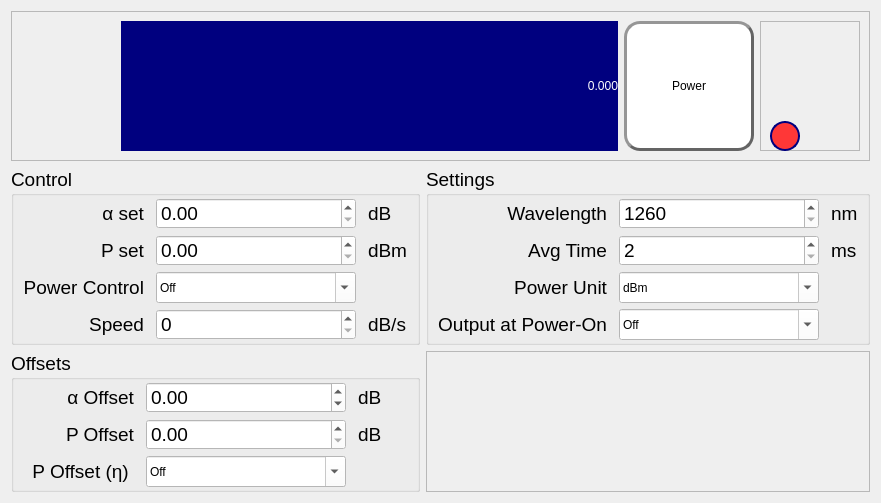
      <widget class="QWidget" name="tab_1">
       <property name="autoFillBackground">
        <bool>false</bool>
       </property>
       <attribute name="title">
        <string>Attenuator 1-&gt;2</string>
       </attribute>
       <layout class="QGridLayout" name="gridLayout_3">
        <item row="2" column="0">
         <widget class="QGroupBox" name="groupBox_3">
          <property name="font">
           <font>
            <pointsize>14</pointsize>
           </font>
          </property>
          <property name="title">
           <string>Offsets</string>
          </property>
          <layout class="QGridLayout" name="gridLayout_5">
           <property name="topMargin">
            <number>2</number>
           </property>
           <property name="bottomMargin">
            <number>2</number>
           </property>
           <property name="horizontalSpacing">
            <number>12</number>
           </property>
           <property name="verticalSpacing">
            <number>6</number>
           </property>
           <item row="0" column="0">
            <widget class="QLabel" name="label_19">
             <property name="maximumSize">
              <size>
               <width>150</width>
               <height>16777215</height>
              </size>
             </property>
             <property name="layoutDirection">
              <enum>Qt::LeftToRight</enum>
             </property>
             <property name="text">
              <string>&lt;p&gt;&amp;alpha; Offset&lt;/p&gt;</string>
             </property>
             <property name="alignment">
              <set>Qt::AlignRight|Qt::AlignTrailing|Qt::AlignVCenter</set>
             </property>
            </widget>
           </item>
           <item row="0" column="1">
            <widget class="QDoubleSpinBox" name="alpha_offset">
             <property name="minimumSize">
              <size>
               <width>200</width>
               <height>0</height>
              </size>
             </property>
             <property name="maximumSize">
              <size>
               <width>200</width>
               <height>16777215</height>
              </size>
             </property>
             <property name="styleSheet">
              <string notr="true">background-color: rgb(255, 255, 255);</string>
             </property>
             <property name="minimum">
              <double>-200.000000000000000</double>
             </property>
             <property name="maximum">
              <double>200.000000000000000</double>
             </property>
            </widget>
           </item>
           <item row="1" column="0">
            <widget class="QLabel" name="label_12">
             <property name="maximumSize">
              <size>
               <width>150</width>
               <height>16777215</height>
              </size>
             </property>
             <property name="text">
              <string>&lt;p&gt;&amp;Rho; Offset&lt;/p&gt;</string>
             </property>
             <property name="alignment">
              <set>Qt::AlignRight|Qt::AlignTrailing|Qt::AlignVCenter</set>
             </property>
            </widget>
           </item>
           <item row="0" column="2">
            <widget class="QLabel" name="label_15">
             <property name="maximumSize">
              <size>
               <width>50</width>
               <height>16777215</height>
              </size>
             </property>
             <property name="text">
              <string>dB</string>
             </property>
            </widget>
           </item>
           <item row="2" column="0">
            <widget class="QLabel" name="label_17">
             <property name="maximumSize">
              <size>
               <width>150</width>
               <height>16777215</height>
              </size>
             </property>
             <property name="text">
              <string>&lt;p&gt;&amp;Rho; Offset (&amp;eta;) &lt;/p&gt;</string>
             </property>
             <property name="alignment">
              <set>Qt::AlignRight|Qt::AlignTrailing|Qt::AlignVCenter</set>
             </property>
            </widget>
           </item>
           <item row="1" column="1">
            <widget class="QDoubleSpinBox" name="pwr_offset">
             <property name="minimumSize">
              <size>
               <width>200</width>
               <height>0</height>
              </size>
             </property>
             <property name="maximumSize">
              <size>
               <width>200</width>
               <height>16777215</height>
              </size>
             </property>
             <property name="styleSheet">
              <string notr="true">background-color: rgb(255, 255, 255);</string>
             </property>
            </widget>
           </item>
           <item row="1" column="2">
            <widget class="QLabel" name="label_16">
             <property name="maximumSize">
              <size>
               <width>50</width>
               <height>16777215</height>
              </size>
             </property>
             <property name="text">
              <string>dB</string>
             </property>
            </widget>
           </item>
           <item row="2" column="1">
            <widget class="QComboBox" name="pwr_n">
             <property name="minimumSize">
              <size>
               <width>200</width>
               <height>0</height>
              </size>
             </property>
             <property name="maximumSize">
              <size>
               <width>200</width>
               <height>16777215</height>
              </size>
             </property>
             <property name="styleSheet">
              <string notr="true">background-color: rgb(255, 255, 255);</string>
             </property>
             <property name="editable">
              <bool>true</bool>
             </property>
             <item>
              <property name="text">
               <string>Off</string>
              </property>
             </item>
             <item>
              <property name="text">
               <string>On</string>
              </property>
             </item>
            </widget>
           </item>
          </layout>
         </widget>
        </item>
        <item row="0" column="0" colspan="2">
         <widget class="QFrame" name="frame">
          <property name="sizePolicy">
           <sizepolicy hsizetype="Minimum" vsizetype="Preferred">
            <horstretch>0</horstretch>
            <verstretch>0</verstretch>
           </sizepolicy>
          </property>
          <property name="maximumSize">
           <size>
            <width>16777215</width>
            <height>150</height>
           </size>
          </property>
          <property name="autoFillBackground">
           <bool>false</bool>
          </property>
          <property name="frameShape">
           <enum>QFrame::StyledPanel</enum>
          </property>
          <property name="frameShadow">
           <enum>QFrame::Raised</enum>
          </property>
          <layout class="QHBoxLayout" name="horizontalLayout">
           <item>
            <spacer name="horizontalSpacer">
             <property name="orientation">
              <enum>Qt::Horizontal</enum>
             </property>
             <property name="sizeType">
              <enum>QSizePolicy::Fixed</enum>
             </property>
             <property name="sizeHint" stdset="0">
              <size>
               <width>100</width>
               <height>20</height>
              </size>
             </property>
            </spacer>
           </item>
           <item>
            <widget class="QLabel" name="main_disp_1">
             <property name="styleSheet">
              <string notr="true">color: rgb(255, 255, 255);
background-color: rgb(0, 0, 127);
font: 72pt &quot;MS Shell Dlg 2&quot;;</string>
             </property>
             <property name="text">
              <string>0.000</string>
             </property>
             <property name="alignment">
              <set>Qt::AlignRight|Qt::AlignTrailing|Qt::AlignVCenter</set>
             </property>
            </widget>
           </item>
           <item>
            <widget class="QPushButton" name="pwr_on">
             <property name="sizePolicy">
              <sizepolicy hsizetype="Minimum" vsizetype="Preferred">
               <horstretch>0</horstretch>
               <verstretch>0</verstretch>
              </sizepolicy>
             </property>
             <property name="minimumSize">
              <size>
               <width>130</width>
               <height>130</height>
              </size>
             </property>
             <property name="maximumSize">
              <size>
               <width>130</width>
               <height>16777215</height>
              </size>
             </property>
             <property name="styleSheet">
              <string notr="true">QPushButton{
	border-color: rgb(100, 100, 100);
	font: 20pt &quot;MS Shell Dlg 2&quot;;
	border-width: 3px;        
	border-style: outset;
	border-radius: 16px;
	background-color: rgb(255, 255, 255);
}
QPushButton::hover{
	background-color : rgb(215, 240, 255);
}
</string>
             </property>
             <property name="text">
              <string>Power</string>
             </property>
             <property name="checkable">
              <bool>true</bool>
             </property>
            </widget>
           </item>
           <item>
            <widget class="QFrame" name="frame_5">
             <property name="maximumSize">
              <size>
               <width>100</width>
               <height>16777215</height>
              </size>
             </property>
             <property name="frameShape">
              <enum>QFrame::StyledPanel</enum>
             </property>
             <property name="frameShadow">
              <enum>QFrame::Raised</enum>
             </property>
             <widget class="QLabel" name="pwr_led">
              <property name="geometry">
               <rect>
                <x>10</x>
                <y>100</y>
                <width>30</width>
                <height>30</height>
               </rect>
              </property>
              <property name="sizePolicy">
               <sizepolicy hsizetype="Fixed" vsizetype="Preferred">
                <horstretch>0</horstretch>
                <verstretch>0</verstretch>
               </sizepolicy>
              </property>
              <property name="minimumSize">
               <size>
                <width>30</width>
                <height>30</height>
               </size>
              </property>
              <property name="maximumSize">
               <size>
                <width>30</width>
                <height>30</height>
               </size>
              </property>
              <property name="styleSheet">
               <string notr="true">border-color: rgb(0, 0, 127);
border-width: 2px;        
border-style: solid;
border-radius: 15px;
background-color: rgb(255, 55, 55);

</string>
              </property>
              <property name="text">
               <string/>
              </property>
             </widget>
            </widget>
           </item>
          </layout>
         </widget>
        </item>
        <item row="2" column="1">
         <widget class="QFrame" name="frame_3">
          <property name="font">
           <font>
            <family>MS Shell Dlg 2</family>
            <pointsize>14</pointsize>
            <weight>50</weight>
            <italic>false</italic>
            <bold>false</bold>
           </font>
          </property>
          <property name="frameShape">
           <enum>QFrame::StyledPanel</enum>
          </property>
          <property name="frameShadow">
           <enum>QFrame::Raised</enum>
          </property>
          <layout class="QHBoxLayout" name="horizontalLayout_2">
           <property name="spacing">
            <number>6</number>
           </property>
          </layout>
         </widget>
        </item>
        <item row="1" column="1">
         <widget class="QGroupBox" name="groupBox_2">
          <property name="font">
           <font>
            <pointsize>14</pointsize>
           </font>
          </property>
          <property name="styleSheet">
           <string notr="true"/>
          </property>
          <property name="title">
           <string>Settings</string>
          </property>
          <layout class="QGridLayout" name="gridLayout_6">
           <property name="topMargin">
            <number>2</number>
           </property>
           <property name="bottomMargin">
            <number>2</number>
           </property>
           <property name="horizontalSpacing">
            <number>12</number>
           </property>
           <item row="0" column="0">
            <widget class="QLabel" name="label_3">
             <property name="maximumSize">
              <size>
               <width>200</width>
               <height>16777215</height>
              </size>
             </property>
             <property name="text">
              <string>Wavelength</string>
             </property>
             <property name="alignment">
              <set>Qt::AlignRight|Qt::AlignTrailing|Qt::AlignVCenter</set>
             </property>
            </widget>
           </item>
           <item row="0" column="2">
            <widget class="QLabel" name="label_20">
             <property name="maximumSize">
              <size>
               <width>50</width>
               <height>16777215</height>
              </size>
             </property>
             <property name="text">
              <string>nm</string>
             </property>
            </widget>
           </item>
           <item row="1" column="0">
            <widget class="QLabel" name="label_9">
             <property name="maximumSize">
              <size>
               <width>200</width>
               <height>16777215</height>
              </size>
             </property>
             <property name="text">
              <string>Avg Time</string>
             </property>
             <property name="alignment">
              <set>Qt::AlignRight|Qt::AlignTrailing|Qt::AlignVCenter</set>
             </property>
            </widget>
           </item>
           <item row="2" column="0">
            <widget class="QLabel" name="label_10">
             <property name="maximumSize">
              <size>
               <width>200</width>
               <height>16777215</height>
              </size>
             </property>
             <property name="text">
              <string>Power Unit</string>
             </property>
             <property name="alignment">
              <set>Qt::AlignRight|Qt::AlignTrailing|Qt::AlignVCenter</set>
             </property>
            </widget>
           </item>
           <item row="2" column="1">
            <widget class="QComboBox" name="A_pwr_unit">
             <property name="minimumSize">
              <size>
               <width>200</width>
               <height>0</height>
              </size>
             </property>
             <property name="maximumSize">
              <size>
               <width>200</width>
               <height>16777215</height>
              </size>
             </property>
             <property name="styleSheet">
              <string notr="true">background-color: rgb(255, 255, 255);</string>
             </property>
             <property name="editable">
              <bool>true</bool>
             </property>
             <property name="currentIndex">
              <number>0</number>
             </property>
             <property name="sizeAdjustPolicy">
              <enum>QComboBox::AdjustToContentsOnFirstShow</enum>
             </property>
             <property name="minimumContentsLength">
              <number>0</number>
             </property>
             <item>
              <property name="text">
               <string>dBm</string>
              </property>
             </item>
             <item>
              <property name="text">
               <string>W</string>
              </property>
             </item>
            </widget>
           </item>
           <item row="3" column="0">
            <widget class="QLabel" name="label_11">
             <property name="maximumSize">
              <size>
               <width>200</width>
               <height>16777215</height>
              </size>
             </property>
             <property name="text">
              <string>Output at Power-On</string>
             </property>
             <property name="alignment">
              <set>Qt::AlignRight|Qt::AlignTrailing|Qt::AlignVCenter</set>
             </property>
            </widget>
           </item>
           <item row="0" column="1">
            <widget class="QSpinBox" name="A_wavelength">
             <property name="minimumSize">
              <size>
               <width>200</width>
               <height>0</height>
              </size>
             </property>
             <property name="styleSheet">
              <string notr="true">background-color: rgb(255, 255, 255);</string>
             </property>
             <property name="minimum">
              <number>1260</number>
             </property>
             <property name="maximum">
              <number>1640</number>
             </property>
            </widget>
           </item>
           <item row="3" column="1">
            <widget class="QComboBox" name="A_out_pwr">
             <property name="minimumSize">
              <size>
               <width>200</width>
               <height>0</height>
              </size>
             </property>
             <property name="styleSheet">
              <string notr="true">background-color: rgb(255, 255, 255);</string>
             </property>
             <property name="editable">
              <bool>true</bool>
             </property>
             <item>
              <property name="text">
               <string>Off</string>
              </property>
             </item>
             <item>
              <property name="text">
               <string>On</string>
              </property>
             </item>
            </widget>
           </item>
           <item row="1" column="2">
            <widget class="QLabel" name="label_23">
             <property name="text">
              <string>ms</string>
             </property>
            </widget>
           </item>
           <item row="1" column="1">
            <widget class="QSpinBox" name="A_avg_time">
             <property name="styleSheet">
              <string notr="true">background-color: rgb(255, 255, 255);</string>
             </property>
             <property name="minimum">
              <number>2</number>
             </property>
             <property name="maximum">
              <number>1000</number>
             </property>
            </widget>
           </item>
          </layout>
         </widget>
        </item>
        <item row="1" column="0">
         <widget class="QGroupBox" name="groupBox">
          <property name="font">
           <font>
            <pointsize>14</pointsize>
           </font>
          </property>
          <property name="styleSheet">
           <string notr="true"/>
          </property>
          <property name="title">
           <string>Control</string>
          </property>
          <layout class="QGridLayout" name="gridLayout_4">
           <property name="topMargin">
            <number>2</number>
           </property>
           <property name="bottomMargin">
            <number>2</number>
           </property>
           <property name="horizontalSpacing">
            <number>12</number>
           </property>
           <property name="verticalSpacing">
            <number>6</number>
           </property>
           <item row="1" column="0">
            <widget class="QLabel" name="label_4">
             <property name="maximumSize">
              <size>
               <width>150</width>
               <height>16777215</height>
              </size>
             </property>
             <property name="text">
              <string>&lt;p&gt;&amp;Rho; set&lt;/p&gt;</string>
             </property>
             <property name="alignment">
              <set>Qt::AlignRight|Qt::AlignTrailing|Qt::AlignVCenter</set>
             </property>
            </widget>
           </item>
           <item row="0" column="2">
            <widget class="QLabel" name="label_7">
             <property name="maximumSize">
              <size>
               <width>50</width>
               <height>16777215</height>
              </size>
             </property>
             <property name="text">
              <string>dB</string>
             </property>
            </widget>
           </item>
           <item row="2" column="0">
            <widget class="QLabel" name="label_5">
             <property name="maximumSize">
              <size>
               <width>150</width>
               <height>16777215</height>
              </size>
             </property>
             <property name="text">
              <string>Power Control</string>
             </property>
             <property name="alignment">
              <set>Qt::AlignRight|Qt::AlignTrailing|Qt::AlignVCenter</set>
             </property>
            </widget>
           </item>
           <item row="1" column="1">
            <widget class="QDoubleSpinBox" name="pwr_set">
             <property name="minimumSize">
              <size>
               <width>200</width>
               <height>0</height>
              </size>
             </property>
             <property name="maximumSize">
              <size>
               <width>200</width>
               <height>16777215</height>
              </size>
             </property>
             <property name="styleSheet">
              <string notr="true">background-color: rgb(255, 255, 255);</string>
             </property>
            </widget>
           </item>
           <item row="1" column="2">
            <widget class="QLabel" name="label_8">
             <property name="maximumSize">
              <size>
               <width>50</width>
               <height>16777215</height>
              </size>
             </property>
             <property name="text">
              <string>dBm</string>
             </property>
            </widget>
           </item>
           <item row="0" column="1">
            <widget class="QDoubleSpinBox" name="alpha_set">
             <property name="minimumSize">
              <size>
               <width>200</width>
               <height>0</height>
              </size>
             </property>
             <property name="maximumSize">
              <size>
               <width>200</width>
               <height>16777215</height>
              </size>
             </property>
             <property name="styleSheet">
              <string notr="true">background-color: rgb(255, 255, 255);</string>
             </property>
            </widget>
           </item>
           <item row="0" column="0">
            <widget class="QLabel" name="label_2">
             <property name="maximumSize">
              <size>
               <width>150</width>
               <height>16777215</height>
              </size>
             </property>
             <property name="text">
              <string>&lt;p&gt;&amp;alpha; set&lt;/p&gt;</string>
             </property>
             <property name="alignment">
              <set>Qt::AlignRight|Qt::AlignTrailing|Qt::AlignVCenter</set>
             </property>
            </widget>
           </item>
           <item row="2" column="1">
            <widget class="QComboBox" name="pwr_crtl">
             <property name="minimumSize">
              <size>
               <width>200</width>
               <height>0</height>
              </size>
             </property>
             <property name="maximumSize">
              <size>
               <width>200</width>
               <height>16777215</height>
              </size>
             </property>
             <property name="styleSheet">
              <string notr="true">background-color: rgb(255, 255, 255);</string>
             </property>
             <property name="editable">
              <bool>true</bool>
             </property>
             <item>
              <property name="text">
               <string>Off</string>
              </property>
             </item>
             <item>
              <property name="text">
               <string>On</string>
              </property>
             </item>
            </widget>
           </item>
           <item row="3" column="1">
            <widget class="QSpinBox" name="speed">
             <property name="minimumSize">
              <size>
               <width>200</width>
               <height>0</height>
              </size>
             </property>
             <property name="maximumSize">
              <size>
               <width>200</width>
               <height>16777215</height>
              </size>
             </property>
             <property name="styleSheet">
              <string notr="true">background-color: rgb(255, 255, 255);</string>
             </property>
            </widget>
           </item>
           <item row="3" column="2">
            <widget class="QLabel" name="label_13">
             <property name="maximumSize">
              <size>
               <width>50</width>
               <height>16777215</height>
              </size>
             </property>
             <property name="text">
              <string>dB/s</string>
             </property>
            </widget>
           </item>
           <item row="3" column="0">
            <widget class="QLabel" name="label_6">
             <property name="maximumSize">
              <size>
               <width>150</width>
               <height>16777215</height>
              </size>
             </property>
             <property name="text">
              <string>Speed</string>
             </property>
             <property name="alignment">
              <set>Qt::AlignRight|Qt::AlignTrailing|Qt::AlignVCenter</set>
             </property>
            </widget>
           </item>
          </layout>
         </widget>
        </item>
       </layout>
      </widget>
